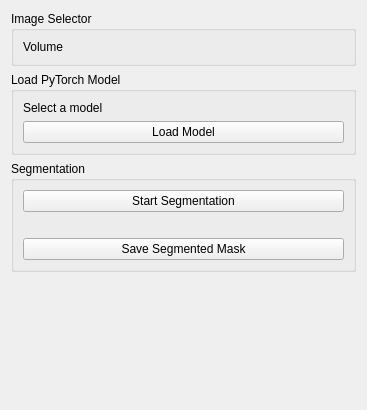
<?xml version="1.0" encoding="UTF-8"?>
<ui version="4.0">
 <class>BreastLesionSegmentation</class>
 <widget class="qMRMLWidget" name="BreastLesionSegmentation">
  <property name="geometry">
   <rect>
    <x>0</x>
    <y>0</y>
    <width>367</width>
    <height>410</height>
   </rect>
  </property>
  <layout class="QVBoxLayout" name="verticalLayout">
   <item>
    <widget class="QGroupBox" name="groupBox">
     <property name="title">
      <string>Image Selector</string>
     </property>
     <layout class="QHBoxLayout" name="horizontalLayout">
      <item>
       <widget class="QLabel" name="label">
        <property name="text">
         <string>Volume</string>
        </property>
       </widget>
      </item>
      <item>
       <widget class="qMRMLNodeComboBox" name="inputSelector">
        <property name="nodeTypes">
         <stringlist>
          <string>vtkMRMLScalarVolumeNode</string>
          <string>vtkMRMLVectorVolumeNode</string>
         </stringlist>
        </property>
        <property name="showChildNodeTypes">
         <bool>false</bool>
        </property>
        <property name="addEnabled">
         <bool>false</bool>
        </property>
        <property name="removeEnabled">
         <bool>false</bool>
        </property>
       </widget>
      </item>
     </layout>
    </widget>
   </item>
   <item>
    <widget class="QGroupBox" name="groupBox_3">
     <property name="title">
      <string>Load PyTorch Model</string>
     </property>
     <layout class="QFormLayout" name="formLayout">
      <item row="1" column="1">
       <widget class="ctkPathLineEdit" name="modelPathEdit"/>
      </item>
      <item row="1" column="0">
       <widget class="QLabel" name="label_2">
        <property name="text">
         <string>Select a model</string>
        </property>
       </widget>
      </item>
      <item row="2" column="0" colspan="2">
       <widget class="QPushButton" name="loadModelButton">
        <property name="text">
         <string>Load Model</string>
        </property>
       </widget>
      </item>
     </layout>
    </widget>
   </item>
   <item>
    <widget class="QGroupBox" name="groupBox_2">
     <property name="title">
      <string>Segmentation</string>
     </property>
     <layout class="QVBoxLayout" name="verticalLayout_2">
      <item>
       <widget class="QPushButton" name="startSegmentationButton">
        <property name="text">
         <string>Start Segmentation</string>
        </property>
       </widget>
      </item>
      <item>
       <spacer name="horizontalSpacer">
        <property name="orientation">
         <enum>Qt::Horizontal</enum>
        </property>
        <property name="sizeHint" stdset="0">
         <size>
          <width>40</width>
          <height>20</height>
         </size>
        </property>
       </spacer>
      </item>
      <item>
       <widget class="QPushButton" name="saveMaskButton">
        <property name="text">
         <string>Save Segmented Mask</string>
        </property>
       </widget>
      </item>
     </layout>
    </widget>
   </item>
   <item>
    <spacer name="verticalSpacer">
     <property name="orientation">
      <enum>Qt::Vertical</enum>
     </property>
     <property name="sizeHint" stdset="0">
      <size>
       <width>20</width>
       <height>40</height>
      </size>
     </property>
    </spacer>
   </item>
  </layout>
 </widget>
 <customwidgets>
  <customwidget>
   <class>ctkPathLineEdit</class>
   <extends>QWidget</extends>
   <header>ctkPathLineEdit.h</header>
  </customwidget>
  <customwidget>
   <class>qMRMLNodeComboBox</class>
   <extends>QWidget</extends>
   <header>qMRMLNodeComboBox.h</header>
  </customwidget>
  <customwidget>
   <class>qMRMLWidget</class>
   <extends>QWidget</extends>
   <header>qMRMLWidget.h</header>
   <container>1</container>
  </customwidget>
 </customwidgets>
 <resources/>
 <connections>
  <connection>
   <sender>BreastLesionSegmentation</sender>
   <signal>mrmlSceneChanged(vtkMRMLScene*)</signal>
   <receiver>inputSelector</receiver>
   <slot>setMRMLScene(vtkMRMLScene*)</slot>
   <hints>
    <hint type="sourcelabel">
     <x>324</x>
     <y>398</y>
    </hint>
    <hint type="destinationlabel">
     <x>258</x>
     <y>56</y>
    </hint>
   </hints>
  </connection>
 </connections>
</ui>
